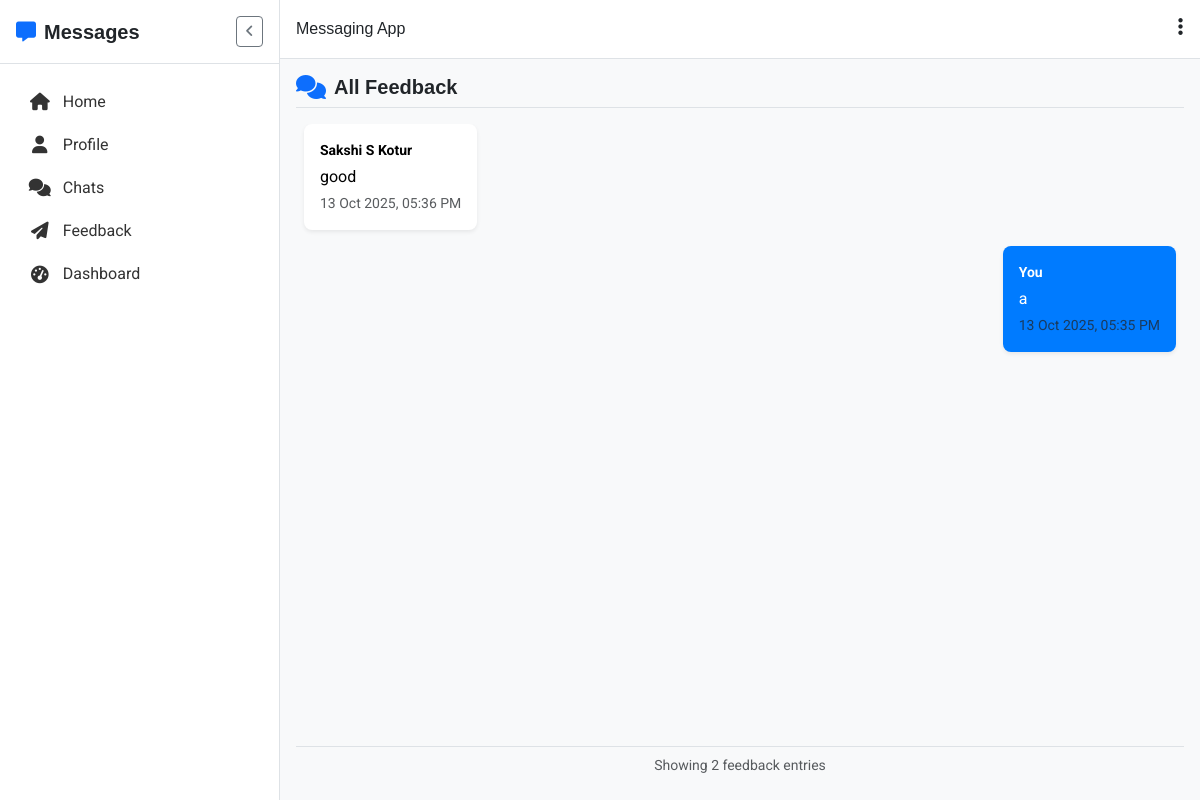
Page /feedbacks/ (signed in) on the committed database.
### myapp/models.py (models this page shows, shortened)
class Feedback(models.Model):
    user = models.ForeignKey(settings.AUTH_USER_MODEL, on_delete=models.CASCADE)
    message = models.TextField()
    created_at = models.DateTimeField(auto_now_add=True)
    resolved = models.BooleanField(default=False)

class CustomUser(AbstractUser):
    name = models.CharField(max_length=100)
    email = models.EmailField(unique=True)
    contact = models.CharField(max_length=15, blank=True)
    age = models.PositiveIntegerField(null=True, blank=True)
    gender = models.CharField(max_length=10, choices=[('male','Male'),('female','Female'),('other','Other')], blank=True)
    kem_pk = models.TextField(blank=True, null=True)
    kem_sk = models.TextField(blank=True, null=True)
    sign_pk = models.TextField(blank=True, null=True)
    sign_sk = models.TextField(blank=True, null=True)
    USERNAME_FIELD = 'email'
    REQUIRED_FIELDS = ['username', 'name']

### myapp/views.py (the view)
# urls.py: path('feedbacks/', view_feedbacks, name='view_feedbacks'),
@login_required
def view_feedbacks(request):
    if request.user.is_superuser:
        feedbacks = Feedback.objects.all().order_by('-created_at')
        return render(request, 'feedback/view_feedbacks.html', {'feedbacks': feedbacks})
    else:
        return redirect('dashboard')

### templates/feedback/view_feedbacks.html (shortened to what this page needs)
{% extends 'base.html' %}
{% load static %}
{% block content %}
<div class="d-flex flex-column h-100">
  <div class="d-flex align-items-center border-bottom pb-2 mb-3">
    <i class="fa-solid fa-comments text-primary fs-4 me-2"></i>
    <h5 class="mb-0 fw-bold">All Feedback</h5>
  </div>
  <div class="flex-grow-1 overflow-auto px-2">
    {% for fb in feedbacks %}
      <div class="d-flex mb-3 {% if fb.user == user %}justify-content-end{% else %}justify-content-start{% endif %}">
        <div class="p-3 rounded-3 shadow-sm"
             style="max-width:70%; word-wrap:break-word;
                    {% if fb.user == user %}
                        background:#007bff; color:white; border-bottom-right-radius:0;
                    {% else %}
                        background:white; color:#000; border-bottom-left-radius:0;
                    {% endif %}">
          <div class="fw-bold small mb-1">
            {% if fb.user == user %}You{% else %}{{ fb.user.name }}{% endif %}
          </div>
          <div>{{ fb.message }}</div>
          <div class="text-muted small mt-1">{{ fb.created_at|date:"d M Y, h:i A" }}</div>
        </div>
      </div>
    {% empty %}
      <div class="text-center text-muted py-4">
        🚫 No feedback submitted yet.
      </div>
    {% endfor %}
  </div>
  <div class="border-top text-center py-2 small text-muted">
    Showing {{ feedbacks|length }} feedback entries
  </div>
</div>
{% endblock %}

### rows in the picture
Feedback: user.name "Sakshi S Kotur", message "good", created_at "13 Oct 2025, 05:36 PM"
Feedback: shows "You", message "a", created_at "13 Oct 2025, 05:35 PM"

### other values in the picture
{{ feedbacks|length }} "2"
